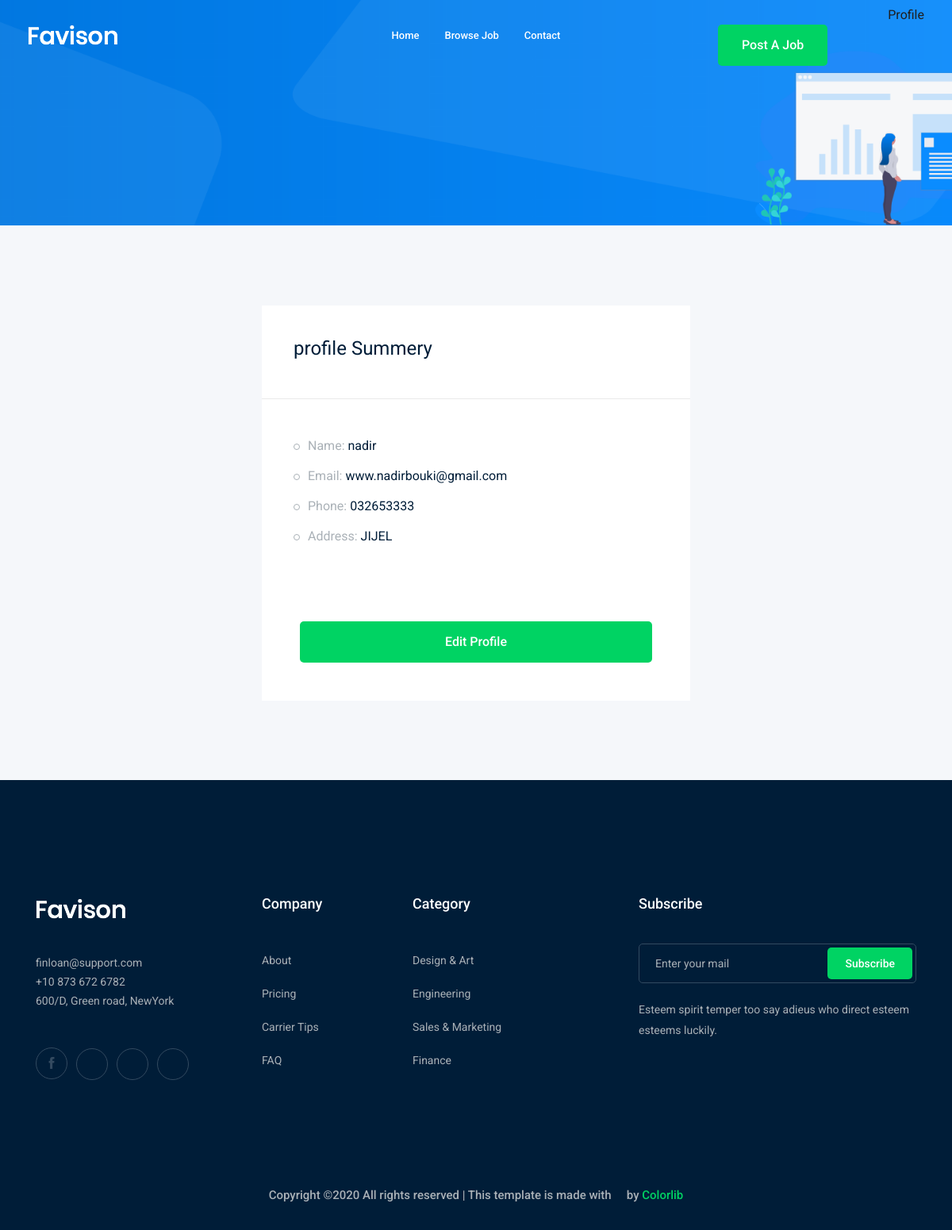
The app's page /accounts/profile (signed in) with its own data.
### accounts/models.py (models this page shows)
class Profile(models.Model):
    user= models.OneToOneField(User, on_delete=models.CASCADE)
    city=models.ForeignKey('city',related_name='user_city', on_delete=models.CASCADE, null=True)
    phone_number=models.CharField(max_length=15)
    image=models.ImageField(upload_to='profile/')
    def __str__(self):
        return str(self.user)

class city(models.Model):
    name=models.CharField(max_length=30)
    def __str__(self):
        return str(self.name )

### accounts/views.py (the view)
# urls.py: path('profile', views.profile, name='profile'),
def profile(request):
    profile=Profile.objects.get(user=request.user)
    return render(request, 'accounts/profile.html',{'profile': profile})

### accounts/templates/accounts/profile.html (shortened to what this page needs)
{% extends 'base.html' %}
{% load bootstrap4 %}
{% block body %}
    <div class="bradcam_area bradcam_bg_1">
        <div class="container">
            <div class="row">
                <div class="col-xl-12">
                </div>
            </div>
        </div>
    </div>
    <div class="job_details_area">
        <div class="container">
            <div class="row">
                <div class="col-lg-6 mx-auto" >
                    <div class="job_sumary">
                        <div class="summery_header">
                            <h3>profile Summery</h3>
                        </div>
                        <div class="job_content">
                            <ul>
                                <li>Name: <span>{{profile}}</span></li>
                                <li>Email: <span>{{profile.user.email}}</span></li>
                                <li>Phone: <span>{{profile.phone_number}}</span></li>
                                <li>Address: <span>{{profile.city}}</span></li>
                            </ul>
                        </div>
                        <div class="p-5" >
                            <a  class="boxed-btn3 w-100" href="{% url 'accounts:profile_edit' %}">edit profile</a>
                        </div>
                    </div>
                </div>
            </div>
        </div>
    </div>
{% endblock body %}

### records on screen
Profile: user.username "nadir", user.email "www.nadirbouki@gmail.com", phone_number "032653333", city "JIJEL"
